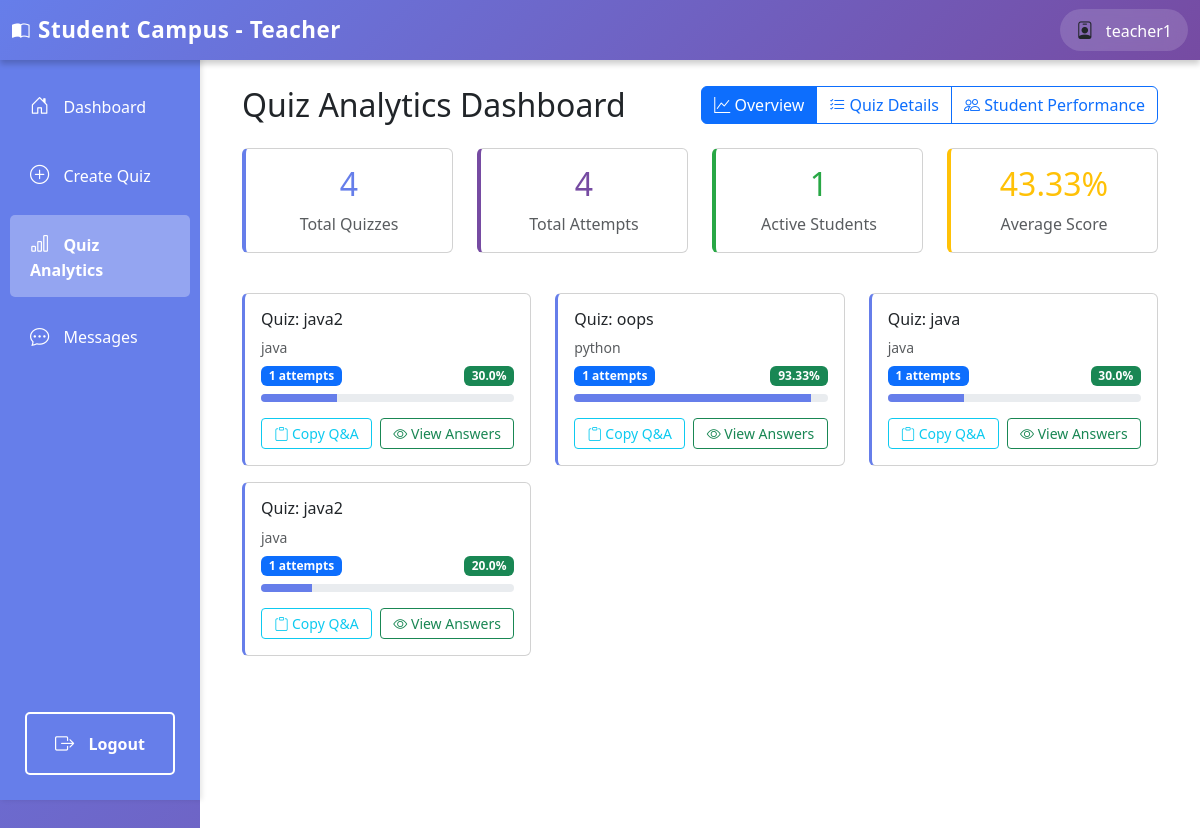
Page /teacher/quiz/analytics/ (signed in) on the earlier database version.
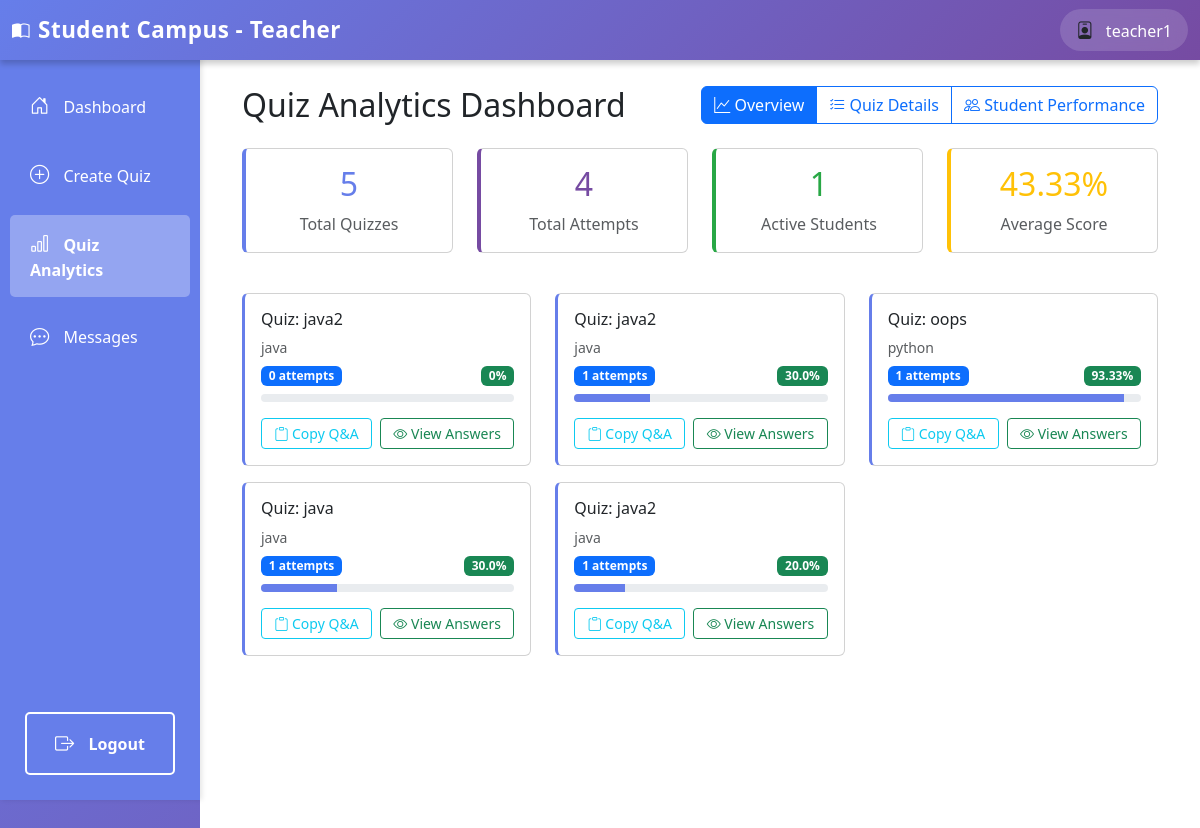
Same page on the later database version.
### teachers/models.py (models this page shows, shortened)
class Quiz(models.Model):
    title = models.CharField(max_length=200)
    subject = models.ForeignKey(Subject, on_delete=models.CASCADE, related_name='quizzes')
    pdf_note = models.ForeignKey(PDFNote, on_delete=models.CASCADE, related_name='quizzes', null=True)
    description = models.TextField(blank=True)
    duration = models.IntegerField(help_text="Duration in minutes", default=30)
    num_questions = models.IntegerField(default=10)
    created_by = models.ForeignKey(User, on_delete=models.CASCADE, related_name='created_quizzes')
    created_at = models.DateTimeField(auto_now_add=True)
    deadline = models.DateTimeField(null=True, blank=True, help_text="Quiz deadline")
    is_active = models.BooleanField(default=True)
    class Meta:
        ordering = ['-created_at']
        verbose_name_plural = "Quizzes"

class Subject(models.Model):
    name = models.CharField(max_length=200)
    description = models.TextField(blank=True)
    teacher = models.ForeignKey(User, on_delete=models.CASCADE, related_name='subjects')
    created_at = models.DateTimeField(auto_now_add=True)
    class Meta:
        ordering = ['name']

### teachers/views.py (the view)
# urls.py: path('quiz/analytics/', views.quiz_analytics, name='quiz_analytics'),
@login_required
def quiz_analytics(request):
    if not request.user.is_teacher():
        return HttpResponseForbidden("You don't have permission to access this page.")
    quizzes = Quiz.objects.filter(created_by=request.user).prefetch_related('attempts', 'questions', 'attempts__student')
    quiz_stats = []
    total_attempts_all = 0
    unique_students_set = set()
    all_percentages = []
    for quiz in quizzes:
        attempts = quiz.attempts.filter(completed_at__isnull=False)
        total_attempts = attempts.count()
        total_attempts_all += total_attempts
        students_in_quiz = set(attempt.student.id for attempt in attempts)
        unique_students_set.update(students_in_quiz)
        if total_attempts > 0:
            scores = [a.score for a in attempts]
            avg_score = sum(scores) / total_attempts
            highest_score = max(scores)
            lowest_score = min(scores)
            if quiz.questions.count() > 0:
                avg_percentage = (avg_score / quiz.questions.count()) * 100
                all_percentages.append(avg_percentage)
            else:
                avg_percentage = 0
        else:
            avg_score = 0
            avg_percentage = 0
            highest_score = 0
            lowest_score = 0
        quiz_stats.append({
            'quiz': quiz,
            'total_attempts': total_attempts,
            'avg_score': round(avg_score, 2),
            'avg_percentage': round(avg_percentage, 2),
            'total_questions': quiz.questions.count(),
            'highest_score': highest_score,
            'lowest_score': lowest_score,
            'unique_students': len(students_in_quiz)
        })
    overall_avg = round(sum(all_percentages) / len(all_percentages), 2) if all_percentages else 0
    return render(request, 'teachers/quiz_analytics.html', {
        'quiz_stats': quiz_stats,
        'total_attempts': total_attempts_all,
        'unique_students': len(unique_students_set),
        'overall_avg': overall_avg
    })

### authentication/models.py (called while the page is built)
    def is_teacher(self):
        return self.role == 'teacher'

### templates/teachers/quiz_analytics.html (shortened to what the changed rows need)
{% extends 'teachers/base_teacher.html' %}
{% block teacher_content %}
<div class="container-fluid">
    <div class="d-flex justify-content-between align-items-center mb-4">
        <h2 class="mb-0">Quiz Analytics Dashboard</h2>
    </div>
    {% if quiz_stats %}
        <div id="overviewTab" class="analytics-tab">
            <div class="row mb-4">
                <div class="col-md-3 mb-3">
                    <div class="card text-center h-100" style="border-left: 4px solid #667eea;">
                        <div class="card-body">
                            <h2 style="color: #667eea;">{{ quiz_stats|length }}</h2>
                            <p class="text-muted mb-0">Total Quizzes</p>
                        </div>
                    </div>
                </div>
                <div class="col-md-3 mb-3">
                    <div class="card text-center h-100" style="border-left: 4px solid #764ba2;">
                        <div class="card-body">
                            <h2 style="color: #764ba2;">{{ total_attempts }}</h2>
                            <p class="text-muted mb-0">Total Attempts</p>
                        </div>
                    </div>
                </div>
                <div class="col-md-3 mb-3">
                    <div class="card text-center h-100" style="border-left: 4px solid #28a745;">
                        <div class="card-body">
                            <h2 style="color: #28a745;">{{ unique_students }}</h2>
                            <p class="text-muted mb-0">Active Students</p>
                        </div>
                    </div>
                </div>
                <div class="col-md-3 mb-3">
                    <div class="card text-center h-100" style="border-left: 4px solid #ffc107;">
                        <div class="card-body">
                            <h2 style="color: #ffc107;">{{ overall_avg }}%</h2>
                            <p class="text-muted mb-0">Average Score</p>
                        </div>
                    </div>
                </div>
            </div>
            <div class="row">
                {% for stat in quiz_stats %}
                    <div class="col-md-4 mb-3">
                        <div class="card h-100" style="border-left: 3px solid #667eea;">
                            <div class="card-body">
                                <h6 class="card-title text-truncate" title="{{ stat.quiz.title }}">{{ stat.quiz.title }}</h6>
                                <p class="text-muted small mb-2">{{ stat.quiz.subject.name }}</p>
                                <div class="d-flex justify-content-between mb-2">
                                    <span class="badge bg-primary">{{ stat.total_attempts }} attempts</span>
                                    <span class="badge bg-success">{{ stat.avg_percentage }}%</span>
                                </div>
                                <div class="progress mb-3" style="height: 8px;">
                                    <div class="progress-bar" style="width: {{ stat.avg_percentage }}%; background-color: #667eea;"></div>
                                </div>
                                <div class="d-flex gap-2">
                                    <button class="btn btn-sm btn-outline-info flex-fill" onclick="copyQuizContent{{ stat.quiz.id }}()" title="Copy Questions & Answers">
                                        <i class="bi bi-clipboard"></i> Copy Q&A
                                    </button>
                                    <button class="btn btn-sm btn-outline-success flex-fill" onclick="viewAnswerSheet{{ stat.quiz.id }}()" title="View Answer Sheet">
                                        <i class="bi bi-eye"></i> View Answers
                                    </button>
                                </div>
                            </div>
                        </div>
                    </div>
                {% endfor %}
            </div>
        </div>
    {% else %}
        <div class="alert alert-info">
            <i class="bi bi-info-circle"></i> No quizzes created yet. Go to "Create Quiz" to generate your first quiz.
        </div>
    {% endif %}
</div>
{% endblock %}

Differences in the rows shown:
added Quiz: quiz "Quiz: java2", quiz.subject.name "java", total_attempts "0", avg_percentage "0"
Other differences:
{{ quiz_stats|length }}: "4" → "5"
